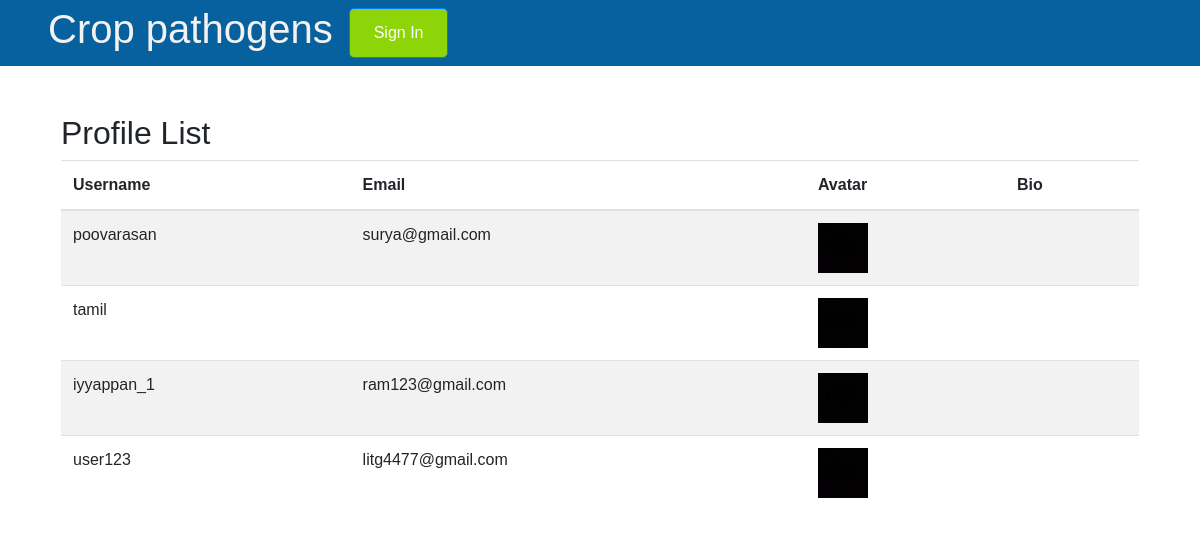
The page /profile_list on the database its author committed.
### users/models.py (models this page shows, shortened)
class Profile(models.Model):
    user = models.OneToOneField(User, on_delete=models.CASCADE)
    avatar = models.ImageField(default='default.jpg', upload_to='profile_images')
    bio = models.TextField()

### users/views.py (the view)
# urls.py: path('profile_list',views.profile_list,name='profile_list'),
def profile_list(request):
    profiles = Profile.objects.all()
    return render(request, 'app/profile_list.html', {'profiles': profiles})

### users/templates/app/profile_list.html (shortened to what this page needs)
{% extends "users/base.html" %}
{% block content %}
    <div class="container my-3">
        <h2>Profile List</h2>
        <table class="table table-striped">
            <thead>
                <tr>
                    <th>Username</th>
                    <th>Email</th>
                    <th>Avatar</th>
                    <th>Bio</th>
                </tr>
            </thead>
            <tbody>
                {% for profile in profiles %}
                    <tr>
                        <td>{{ profile.user.username }}</td>
                        <td>{{ profile.user.email }}</td>
                        <td><img src="{{ profile.avatar.url }}" alt="Avatar" style="width: 50px; height: 50px;"/></td>
                        <td>{{ profile.bio }}</td>
                    </tr>
                {% empty %}
                    <tr>
                        <td colspan="4">No profiles found.</td>
                    </tr>
                {% endfor %}
            </tbody>
        </table>
    </div>
{% endblock content %}

### users/templates/users/base.html (style rules this page uses)
body { font-family: Arial, sans-serif; margin: 0; padding: 0; }

### rows shown on the page
Profile: user.username "poovarasan", user.email "surya@gmail.com", avatar (placeholder picture)
Profile: user.username "tamil", avatar (placeholder picture)
Profile: user.username "iyyappan_1", user.email "ram123@gmail.com", avatar (placeholder picture)
Profile: user.username "user123", user.email "litg4477@gmail.com", avatar (placeholder picture)
